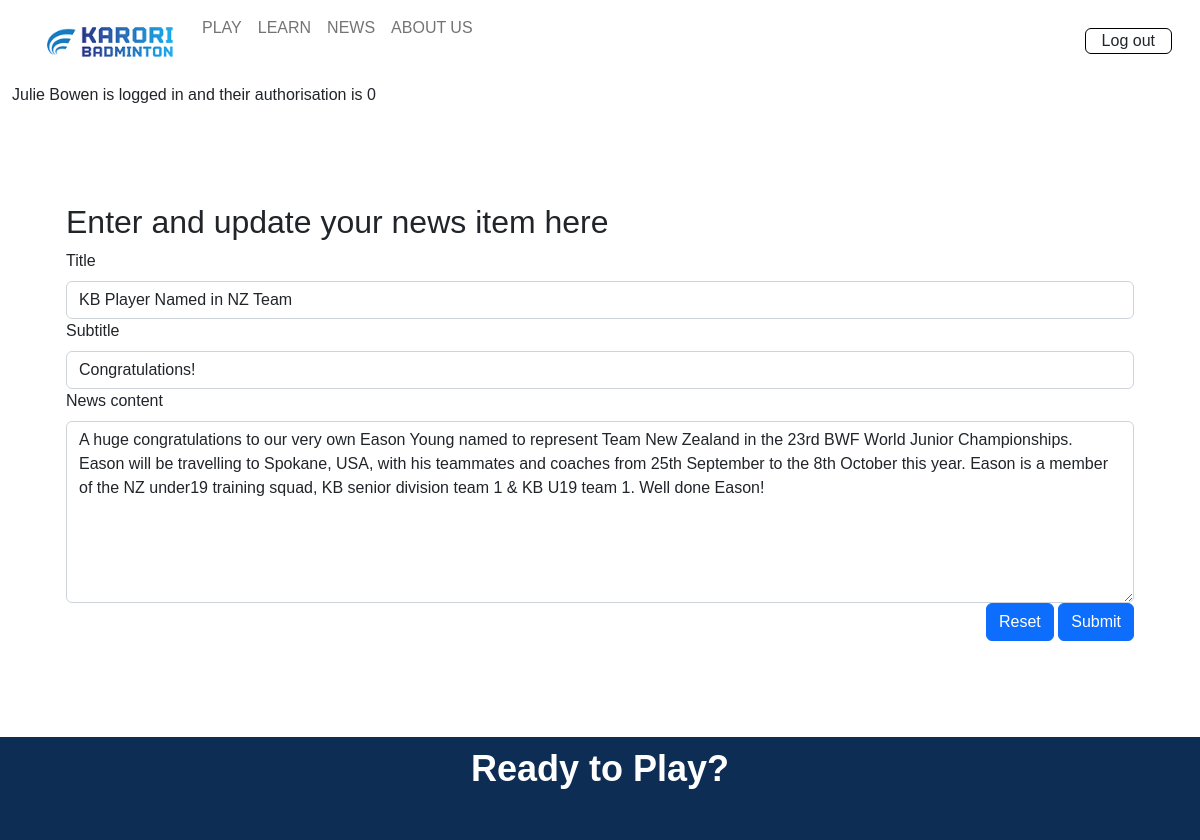
The page /news_cud?id=1&task=update (signed in) on the database its author committed.
### tables this page shows
CREATE TABLE news(
    news_id integer primary key autoincrement not null,
    title text not null unique,
    subtitle text not null unique,
    content text not null unique,
    newsdate date not null,
    member_id integer not null,
    foreign key(member_id) references member(member_id)
);

### server.py (the view, shortened to what this page needs)
@app.route('/news_cud', methods=['GET', 'POST'])
def news_cud():
    data = request.args
    required_keys = ['id', 'task']
    for k in required_keys:
        if k not in data.keys():
            message = "Do not know what to do with create read update on news (key not present)"
            return render_template('error.html', message=message)
    if request.method == "GET":
        if data['task'] == 'delete':
            sql = "delete from news where news_id = ?"
            values_tuple = (data['id'],)
            result = run_commit_query(sql, values_tuple, db_path)
            return redirect(url_for('news'))
        elif data['task'] == 'update':
            sql = """ select title, subtitle, content from news where news_id=?"""
            values_tuple = (data['id'],)
            result = run_search_query_tuples(sql, values_tuple, db_path, True)
            result = result[0]
            return render_template("news_cud.html",
                                   **result,
                                   id=data['id'],
                                   task=data['task'])
        else:
            message = "Unrecognised task coming from news page"
            return render_template('error.html', message=message)

### db_functions.py (called while the page is built)
def run_search_query_tuples(sql_query ,values_tuple, file_path, rowfactory=False):
    result = None
    try:
        db = sqlite3.connect(file_path)
        if rowfactory:
            db.row_factory = sqlite3.Row
        cursor = db.cursor()
        cursor.execute(sql_query ,values_tuple)
        result = cursor.fetchall()
        cursor.close()
    except sqlite3.Error as error:
        print("Error running search query tuples: {}".format(error))
        return None
    db.close()
    if result is None:
        print("No search values were found")
    return result

### templates/news_cud.html
{% extends "layout.html" %}
{% block content %}
<div class="container-lg py-sm-5 py-1">
  <div class="news p-4 my-4">
      <h2> Enter and update your news item here </h2>
    <form action="{{url_for('news_cud', id=id, task=task)}}" method="POST">
        <div>
            <label for="title" class="form-label">Title</label>
            <input type="text" class="form-control" id="title" name="title" placeholder="" value="{{title}}" required>
        </div>
        <div>
            <label for="subtitle" class="form-label">Subtitle</label>
            <input type="text" class="form-control" id="subtitle" name="subtitle" placeholder="" value="{{subtitle}}" required>
        </div>
        <div>
             <label for="content" class="form-label">News content</label>
            <textarea class="form-control" id="content" name="content" rows="7" required>{{content}}</textarea>
        </div>
        <div class="text-end">
            <button type="reset" class="btn btn-primary">Reset</button>
            <button  type="submit" class="btn btn-primary">Submit</button>
        </div>
    </form>
  </div>
</div>
{% endblock %}

### static/styles.css (style rules this page uses)
:root { --white: rgb(255, 255, 255); --cream: rgb(253, 246, 236); --grey: rgb(150, 150, 150); --light-blue: rgba(19, 127, 185, 0.1); --blue: rgb(19, 127, 185); --dark-blue: rgb(13, 44, 84); --light-grey: rgba(150, 150, 150, 0.1); --transparent: rgba(0, 0, 0, 0); }
* { margin: 0; padding: 0; font-family: 'Poppins', sans-serif; }
label, input[type="text"], input[type="email"], textarea { font-size: 1em !important; }

### rows shown on the page
news: title "KB Player Named in NZ Team", subtitle "Congratulations!", content "A huge congratulations to our very own Eason Young named to represent Team New Zealand in the 23rd BWF World Junior Championships. Eason will be travelling to Spokane, USA, with his teammates and coaches from 25th September to the 8th October this year. Eason is a member of the NZ under19 training squad, KB senior division team 1 & KB U19 team 1. Well done Eason!"

### other values the page prints
{{ session['name'] }} "Julie Bowen"
{{ session['authorisation'] }} "0"
